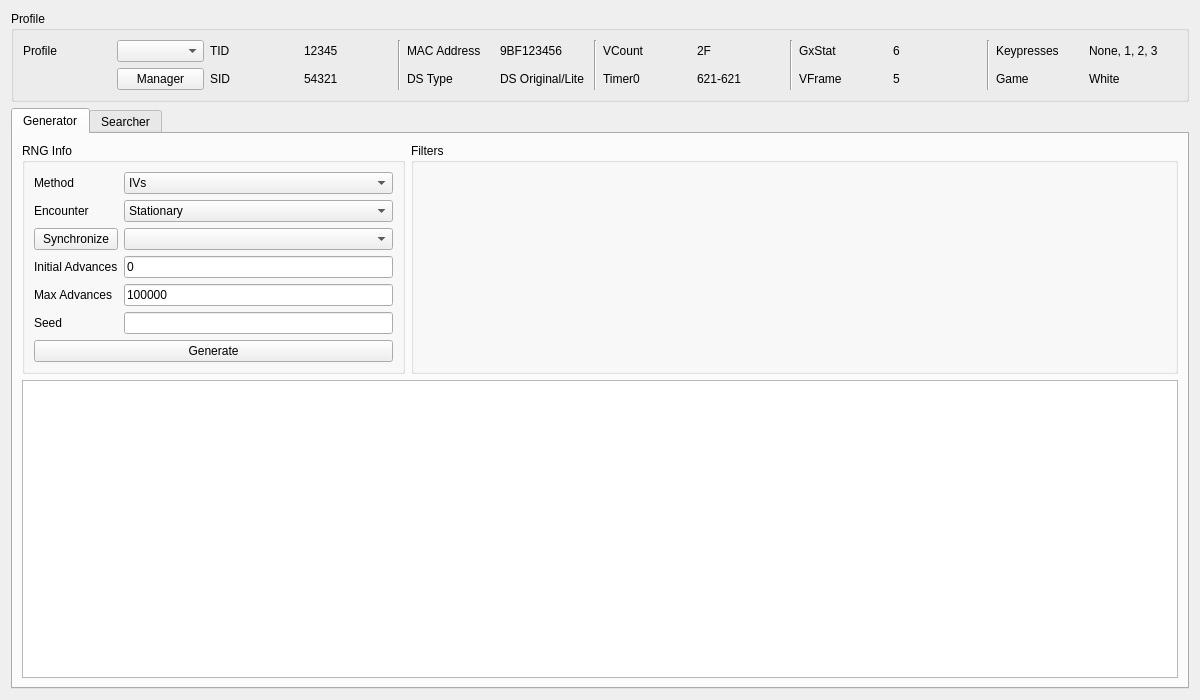
<?xml version="1.0" encoding="UTF-8"?>
<ui version="4.0">
 <class>Stationary5</class>
 <widget class="QWidget" name="Stationary5">
  <property name="geometry">
   <rect>
    <x>0</x>
    <y>0</y>
    <width>1200</width>
    <height>700</height>
   </rect>
  </property>
  <property name="minimumSize">
   <size>
    <width>1200</width>
    <height>700</height>
   </size>
  </property>
  <property name="windowTitle">
   <string>Gen 5 Stationary</string>
  </property>
  <layout class="QGridLayout" name="gridLayout_7">
   <item row="0" column="0">
    <widget class="QGroupBox" name="groupBoxProfile">
     <property name="title">
      <string>Profile</string>
     </property>
     <layout class="QGridLayout" name="gridLayout_5">
      <item row="0" column="0">
       <widget class="QLabel" name="labelProfile">
        <property name="text">
         <string>Profile</string>
        </property>
       </widget>
      </item>
      <item row="0" column="1">
       <widget class="QComboBox" name="comboBoxProfiles"/>
      </item>
      <item row="0" column="2">
       <widget class="QLabel" name="labelProfileTID">
        <property name="text">
         <string>TID</string>
        </property>
       </widget>
      </item>
      <item row="0" column="3">
       <widget class="QLabel" name="labelProfileTIDValue">
        <property name="text">
         <string notr="true">12345</string>
        </property>
       </widget>
      </item>
      <item row="0" column="4" rowspan="2">
       <widget class="Line" name="line_4">
        <property name="orientation">
         <enum>Qt::Vertical</enum>
        </property>
       </widget>
      </item>
      <item row="0" column="5">
       <widget class="QLabel" name="labelProfileMACAddress">
        <property name="text">
         <string>MAC Address</string>
        </property>
       </widget>
      </item>
      <item row="0" column="6">
       <widget class="QLabel" name="labelProfileMACAddressValue">
        <property name="text">
         <string notr="true">9BF123456</string>
        </property>
       </widget>
      </item>
      <item row="0" column="7" rowspan="2">
       <widget class="Line" name="line_3">
        <property name="orientation">
         <enum>Qt::Vertical</enum>
        </property>
       </widget>
      </item>
      <item row="0" column="8">
       <widget class="QLabel" name="labelProfileVCount">
        <property name="text">
         <string>VCount</string>
        </property>
       </widget>
      </item>
      <item row="0" column="9">
       <widget class="QLabel" name="labelProfileVCountValue">
        <property name="text">
         <string notr="true">2F</string>
        </property>
       </widget>
      </item>
      <item row="0" column="10" rowspan="2">
       <widget class="Line" name="line_2">
        <property name="orientation">
         <enum>Qt::Vertical</enum>
        </property>
       </widget>
      </item>
      <item row="0" column="11">
       <widget class="QLabel" name="labelProfileGxStat">
        <property name="text">
         <string>GxStat</string>
        </property>
       </widget>
      </item>
      <item row="0" column="12">
       <widget class="QLabel" name="labelProfileGxStatValue">
        <property name="text">
         <string notr="true">6</string>
        </property>
       </widget>
      </item>
      <item row="0" column="13" rowspan="2">
       <widget class="Line" name="line">
        <property name="orientation">
         <enum>Qt::Vertical</enum>
        </property>
       </widget>
      </item>
      <item row="0" column="14">
       <widget class="QLabel" name="labelProfileKeypresses">
        <property name="text">
         <string>Keypresses</string>
        </property>
       </widget>
      </item>
      <item row="0" column="15">
       <widget class="QLabel" name="labelProfileKeypressesValue">
        <property name="text">
         <string>None, 1, 2, 3</string>
        </property>
       </widget>
      </item>
      <item row="1" column="1">
       <widget class="QPushButton" name="pushButtonProfileManager">
        <property name="text">
         <string>Manager</string>
        </property>
       </widget>
      </item>
      <item row="1" column="2">
       <widget class="QLabel" name="labelProfileSID">
        <property name="text">
         <string>SID</string>
        </property>
       </widget>
      </item>
      <item row="1" column="3">
       <widget class="QLabel" name="labelProfileSIDValue">
        <property name="text">
         <string notr="true">54321</string>
        </property>
       </widget>
      </item>
      <item row="1" column="5">
       <widget class="QLabel" name="labelProfileDSType">
        <property name="text">
         <string>DS Type</string>
        </property>
       </widget>
      </item>
      <item row="1" column="6">
       <widget class="QLabel" name="labelProfileDSTypeValue">
        <property name="text">
         <string>DS Original/Lite</string>
        </property>
       </widget>
      </item>
      <item row="1" column="8">
       <widget class="QLabel" name="labelProfileTimer0">
        <property name="text">
         <string>Timer0</string>
        </property>
       </widget>
      </item>
      <item row="1" column="9">
       <widget class="QLabel" name="labelProfileTimer0Value">
        <property name="text">
         <string notr="true">621-621</string>
        </property>
       </widget>
      </item>
      <item row="1" column="11">
       <widget class="QLabel" name="labelProfileVFrame">
        <property name="text">
         <string>VFrame</string>
        </property>
       </widget>
      </item>
      <item row="1" column="12">
       <widget class="QLabel" name="labelProfileVFrameValue">
        <property name="text">
         <string notr="true">5</string>
        </property>
       </widget>
      </item>
      <item row="1" column="14">
       <widget class="QLabel" name="labelProfileGame">
        <property name="text">
         <string>Game</string>
        </property>
       </widget>
      </item>
      <item row="1" column="15">
       <widget class="QLabel" name="labelProfileGameValue">
        <property name="text">
         <string>White</string>
        </property>
       </widget>
      </item>
     </layout>
    </widget>
   </item>
   <item row="1" column="0">
    <widget class="QTabWidget" name="tabRNGSelector">
     <widget class="QWidget" name="tabStationary">
      <attribute name="title">
       <string>Generator</string>
      </attribute>
      <layout class="QGridLayout" name="gridLayout_8">
       <item row="0" column="0">
        <widget class="QGroupBox" name="groupBoxGeneratorRNGInfo">
         <property name="sizePolicy">
          <sizepolicy hsizetype="Preferred" vsizetype="Preferred">
           <horstretch>1</horstretch>
           <verstretch>0</verstretch>
          </sizepolicy>
         </property>
         <property name="title">
          <string>RNG Info</string>
         </property>
         <layout class="QGridLayout" name="gridLayout_6">
          <item row="3" column="0">
           <widget class="QLabel" name="labelGeneratorStartingAdvance">
            <property name="text">
             <string>Initial Advances</string>
            </property>
           </widget>
          </item>
          <item row="0" column="1">
           <widget class="ComboBox" name="comboBoxGeneratorMethod">
            <property name="layoutDirection">
             <enum>Qt::LeftToRight</enum>
            </property>
            <property name="editable">
             <bool>false</bool>
            </property>
            <property name="frame">
             <bool>true</bool>
            </property>
            <item>
             <property name="text">
              <string>IVs</string>
             </property>
            </item>
            <item>
             <property name="text">
              <string>IVs C-Gear</string>
             </property>
            </item>
            <item>
             <property name="text">
              <string>PIDRNG</string>
             </property>
            </item>
           </widget>
          </item>
          <item row="0" column="0">
           <widget class="QLabel" name="labelGeneratorMethod">
            <property name="text">
             <string>Method</string>
            </property>
           </widget>
          </item>
          <item row="4" column="1">
           <widget class="TextBox" name="textBoxGeneratorMaxAdvances">
            <property name="inputMask">
             <string/>
            </property>
            <property name="text">
             <string notr="true">100000</string>
            </property>
            <property name="maxLength">
             <number>10</number>
            </property>
           </widget>
          </item>
          <item row="6" column="0" colspan="2">
           <widget class="QPushButton" name="pushButtonGenerate">
            <property name="enabled">
             <bool>true</bool>
            </property>
            <property name="text">
             <string>Generate</string>
            </property>
            <property name="checkable">
             <bool>false</bool>
            </property>
            <property name="autoDefault">
             <bool>false</bool>
            </property>
           </widget>
          </item>
          <item row="5" column="0">
           <widget class="QLabel" name="labelGeneratorSeed">
            <property name="text">
             <string>Seed</string>
            </property>
           </widget>
          </item>
          <item row="2" column="0">
           <widget class="QPushButton" name="pushButtonGeneratorLead">
            <property name="text">
             <string>Synchronize</string>
            </property>
           </widget>
          </item>
          <item row="5" column="1">
           <widget class="TextBox" name="textBoxGeneratorSeed">
            <property name="inputMask">
             <string/>
            </property>
            <property name="text">
             <string/>
            </property>
            <property name="maxLength">
             <number>16</number>
            </property>
            <property name="cursorPosition">
             <number>0</number>
            </property>
            <property name="alignment">
             <set>Qt::AlignCenter</set>
            </property>
            <property name="clearButtonEnabled">
             <bool>false</bool>
            </property>
           </widget>
          </item>
          <item row="4" column="0">
           <widget class="QLabel" name="labelGeneratorMaxAdvances">
            <property name="text">
             <string>Max Advances</string>
            </property>
           </widget>
          </item>
          <item row="2" column="1">
           <widget class="QComboBox" name="comboBoxGeneratorLead"/>
          </item>
          <item row="3" column="1">
           <widget class="TextBox" name="textBoxGeneratorStartingAdvance">
            <property name="inputMask">
             <string/>
            </property>
            <property name="text">
             <string notr="true">0</string>
            </property>
            <property name="maxLength">
             <number>10</number>
            </property>
           </widget>
          </item>
          <item row="1" column="0">
           <widget class="QLabel" name="labelGeneratorEncounter">
            <property name="text">
             <string>Encounter</string>
            </property>
           </widget>
          </item>
          <item row="1" column="1">
           <widget class="ComboBox" name="comboBoxGeneratorEncounter">
            <item>
             <property name="text">
              <string>Stationary</string>
             </property>
            </item>
            <item>
             <property name="text">
              <string>Roamer</string>
             </property>
            </item>
           </widget>
          </item>
         </layout>
        </widget>
       </item>
       <item row="0" column="1">
        <widget class="QGroupBox" name="groupBoxGeneratorFilters">
         <property name="sizePolicy">
          <sizepolicy hsizetype="Preferred" vsizetype="Preferred">
           <horstretch>2</horstretch>
           <verstretch>0</verstretch>
          </sizepolicy>
         </property>
         <property name="title">
          <string>Filters</string>
         </property>
         <layout class="QGridLayout" name="gridLayout">
          <item row="0" column="0" rowspan="2">
           <widget class="Filter" name="filterGenerator" native="true"/>
          </item>
         </layout>
        </widget>
       </item>
       <item row="1" column="0" colspan="2">
        <widget class="TableView" name="tableViewGenerator">
         <property name="contextMenuPolicy">
          <enum>Qt::CustomContextMenu</enum>
         </property>
         <property name="editTriggers">
          <set>QAbstractItemView::NoEditTriggers</set>
         </property>
         <property name="sortingEnabled">
          <bool>false</bool>
         </property>
         <attribute name="horizontalHeaderDefaultSectionSize">
          <number>100</number>
         </attribute>
         <attribute name="verticalHeaderVisible">
          <bool>false</bool>
         </attribute>
         <attribute name="verticalHeaderMinimumSectionSize">
          <number>20</number>
         </attribute>
         <attribute name="verticalHeaderDefaultSectionSize">
          <number>21</number>
         </attribute>
        </widget>
       </item>
      </layout>
     </widget>
     <widget class="QWidget" name="tabSpreadSearcher">
      <attribute name="title">
       <string>Searcher</string>
      </attribute>
      <layout class="QGridLayout" name="gridLayout_9">
       <item row="0" column="1">
        <widget class="QGroupBox" name="groupBoxSearcherFilters">
         <property name="sizePolicy">
          <sizepolicy hsizetype="Preferred" vsizetype="Preferred">
           <horstretch>2</horstretch>
           <verstretch>0</verstretch>
          </sizepolicy>
         </property>
         <property name="title">
          <string>Filters</string>
         </property>
         <layout class="QGridLayout" name="gridLayout_4">
          <item row="0" column="0" rowspan="2">
           <widget class="Filter" name="filterSearcher" native="true"/>
          </item>
         </layout>
        </widget>
       </item>
       <item row="2" column="0" colspan="2">
        <widget class="TableView" name="tableViewSearcher">
         <property name="contextMenuPolicy">
          <enum>Qt::CustomContextMenu</enum>
         </property>
         <property name="editTriggers">
          <set>QAbstractItemView::NoEditTriggers</set>
         </property>
         <property name="sortingEnabled">
          <bool>true</bool>
         </property>
         <attribute name="horizontalHeaderDefaultSectionSize">
          <number>100</number>
         </attribute>
         <attribute name="verticalHeaderVisible">
          <bool>false</bool>
         </attribute>
         <attribute name="verticalHeaderMinimumSectionSize">
          <number>20</number>
         </attribute>
         <attribute name="verticalHeaderDefaultSectionSize">
          <number>21</number>
         </attribute>
        </widget>
       </item>
       <item row="1" column="0" colspan="2">
        <widget class="QProgressBar" name="progressBar">
         <property name="value">
          <number>0</number>
         </property>
        </widget>
       </item>
       <item row="0" column="0">
        <widget class="QGroupBox" name="groupBoxSearcherRNGInfo">
         <property name="sizePolicy">
          <sizepolicy hsizetype="Preferred" vsizetype="Preferred">
           <horstretch>1</horstretch>
           <verstretch>0</verstretch>
          </sizepolicy>
         </property>
         <property name="title">
          <string>RNG Info</string>
         </property>
         <layout class="QGridLayout" name="gridLayout_2">
          <item row="0" column="0">
           <widget class="QLabel" name="labelSearcherMethod">
            <property name="text">
             <string>Method</string>
            </property>
           </widget>
          </item>
          <item row="0" column="1">
           <widget class="ComboBox" name="comboBoxSearcherMethod">
            <property name="layoutDirection">
             <enum>Qt::LeftToRight</enum>
            </property>
            <property name="editable">
             <bool>false</bool>
            </property>
            <property name="frame">
             <bool>true</bool>
            </property>
           </widget>
          </item>
          <item row="1" column="0">
           <widget class="QLabel" name="labelSearcherLead">
            <property name="text">
             <string>Lead</string>
            </property>
           </widget>
          </item>
          <item row="1" column="1">
           <widget class="ComboBox" name="comboBoxSearcherLead">
            <item>
             <property name="text">
              <string>Any</string>
             </property>
            </item>
            <item>
             <property name="text">
              <string>Synchronize</string>
             </property>
            </item>
            <item>
             <property name="text">
              <string>Cute Charm</string>
             </property>
            </item>
            <item>
             <property name="text">
              <string>None</string>
             </property>
            </item>
           </widget>
          </item>
          <item row="2" column="0" colspan="2">
           <layout class="QGridLayout" name="gridLayout_3">
            <item row="0" column="0">
             <widget class="QLabel" name="labelSearcherMinDelay">
              <property name="text">
               <string>Min Delay</string>
              </property>
             </widget>
            </item>
            <item row="0" column="1">
             <widget class="TextBox" name="textBoxSearcherMinDelay">
              <property name="inputMask">
               <string/>
              </property>
              <property name="text">
               <string notr="true">600</string>
              </property>
              <property name="maxLength">
               <number>5</number>
              </property>
             </widget>
            </item>
            <item row="0" column="2">
             <widget class="QLabel" name="labelSearcherMaxDelay">
              <property name="text">
               <string>Max Delay</string>
              </property>
             </widget>
            </item>
            <item row="0" column="3">
             <widget class="TextBox" name="textBoxSearcherMaxDelay">
              <property name="inputMask">
               <string/>
              </property>
              <property name="text">
               <string notr="true">2000</string>
              </property>
              <property name="maxLength">
               <number>5</number>
              </property>
             </widget>
            </item>
            <item row="1" column="0">
             <widget class="QLabel" name="labelSearcherMinAdvance">
              <property name="text">
               <string>Min Advance</string>
              </property>
             </widget>
            </item>
            <item row="1" column="1">
             <widget class="TextBox" name="textBoxSearcherMinAdvance">
              <property name="inputMask">
               <string/>
              </property>
              <property name="text">
               <string notr="true">0</string>
              </property>
              <property name="maxLength">
               <number>5</number>
              </property>
             </widget>
            </item>
            <item row="1" column="2">
             <widget class="QLabel" name="labelSearcherMaxAdvance">
              <property name="text">
               <string>Max Advance</string>
              </property>
             </widget>
            </item>
            <item row="1" column="3">
             <widget class="TextBox" name="textBoxSearcherMaxAdvance">
              <property name="inputMask">
               <string/>
              </property>
              <property name="text">
               <string notr="true">1000</string>
              </property>
              <property name="maxLength">
               <number>5</number>
              </property>
             </widget>
            </item>
           </layout>
          </item>
          <item row="3" column="0" colspan="2">
           <layout class="QHBoxLayout" name="horizontalLayout">
            <item>
             <widget class="QPushButton" name="pushButtonSearch">
              <property name="enabled">
               <bool>true</bool>
              </property>
              <property name="text">
               <string>Search</string>
              </property>
              <property name="checkable">
               <bool>false</bool>
              </property>
              <property name="autoDefault">
               <bool>false</bool>
              </property>
             </widget>
            </item>
            <item>
             <widget class="QPushButton" name="pushButtonCancel">
              <property name="enabled">
               <bool>false</bool>
              </property>
              <property name="text">
               <string>Cancel</string>
              </property>
             </widget>
            </item>
           </layout>
          </item>
         </layout>
        </widget>
       </item>
      </layout>
     </widget>
    </widget>
   </item>
  </layout>
 </widget>
 <customwidgets>
  <customwidget>
   <class>TextBox</class>
   <extends>QLineEdit</extends>
   <header>Forms/Controls/TextBox.hpp</header>
  </customwidget>
  <customwidget>
   <class>TableView</class>
   <extends>QTableView</extends>
   <header>Forms/Controls/TableView.hpp</header>
  </customwidget>
  <customwidget>
   <class>Filter</class>
   <extends>QWidget</extends>
   <header>Forms/Controls/Filter.hpp</header>
   <container>1</container>
  </customwidget>
  <customwidget>
   <class>ComboBox</class>
   <extends>QComboBox</extends>
   <header>Forms/Controls/ComboBox.hpp</header>
  </customwidget>
 </customwidgets>
 <tabstops>
  <tabstop>comboBoxProfiles</tabstop>
  <tabstop>pushButtonProfileManager</tabstop>
  <tabstop>tabRNGSelector</tabstop>
  <tabstop>comboBoxGeneratorMethod</tabstop>
  <tabstop>pushButtonGeneratorLead</tabstop>
  <tabstop>comboBoxGeneratorLead</tabstop>
  <tabstop>textBoxGeneratorStartingAdvance</tabstop>
  <tabstop>textBoxGeneratorMaxAdvances</tabstop>
  <tabstop>textBoxGeneratorSeed</tabstop>
  <tabstop>pushButtonGenerate</tabstop>
  <tabstop>tableViewGenerator</tabstop>
  <tabstop>comboBoxSearcherMethod</tabstop>
  <tabstop>comboBoxSearcherLead</tabstop>
  <tabstop>textBoxSearcherMinDelay</tabstop>
  <tabstop>textBoxSearcherMaxDelay</tabstop>
  <tabstop>textBoxSearcherMinAdvance</tabstop>
  <tabstop>textBoxSearcherMaxAdvance</tabstop>
  <tabstop>pushButtonSearch</tabstop>
  <tabstop>pushButtonCancel</tabstop>
  <tabstop>tableViewSearcher</tabstop>
 </tabstops>
 <resources/>
 <connections/>
</ui>
